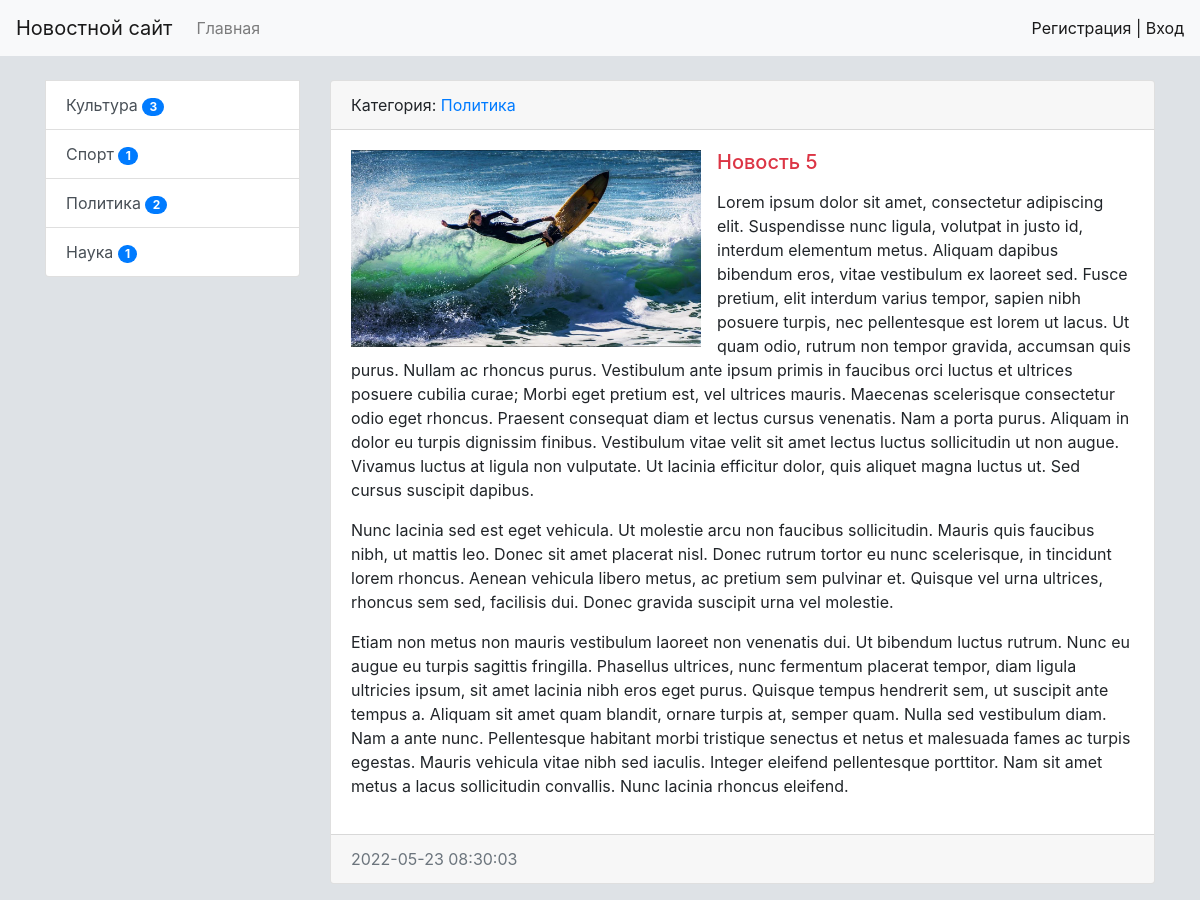
The page /news/5/ on the database as committed earlier.
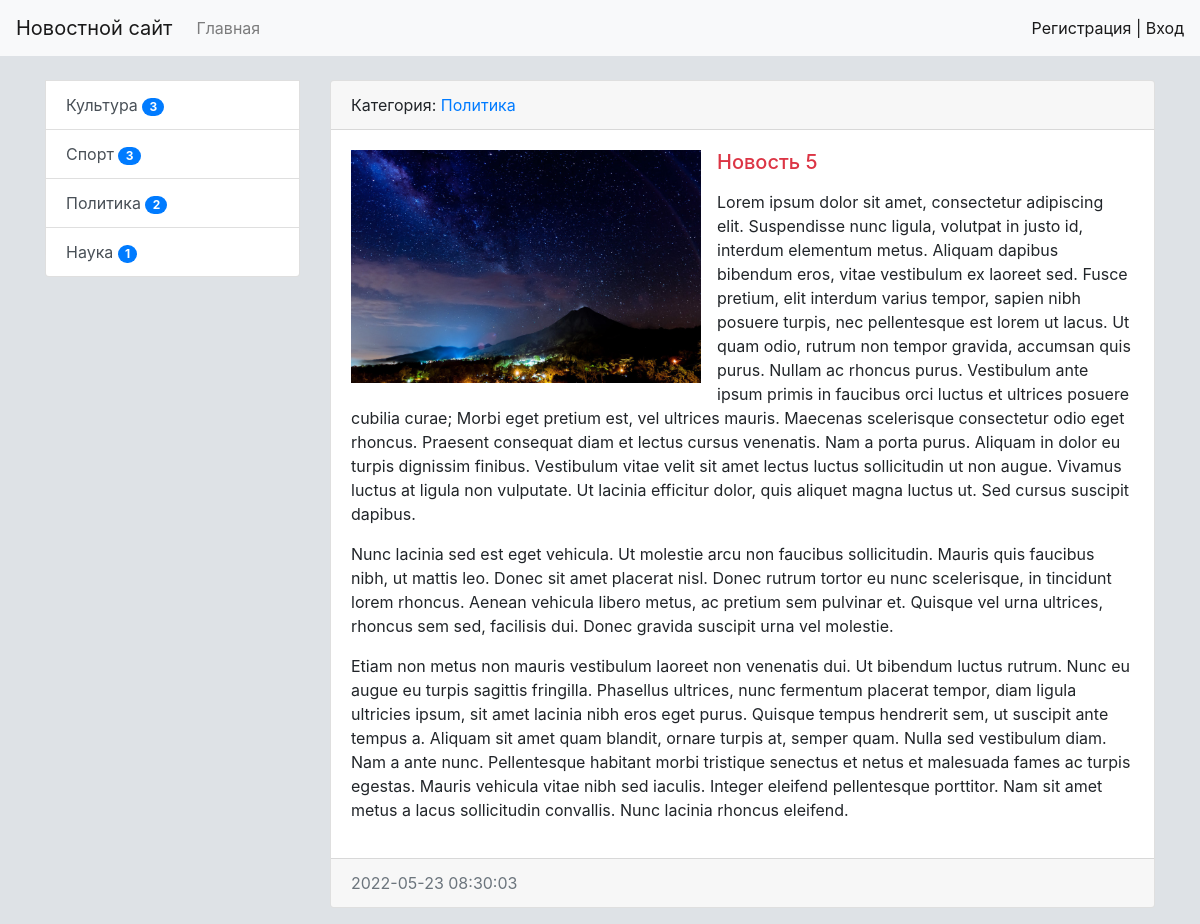
The same page on the database as committed later.
### news/models.py (models this page shows, shortened)
class Category(models.Model):
    title = models.CharField(max_length=150, db_index=True, verbose_name='Наименование категории')
    def get_absolute_url(self):
        return reverse_lazy('category', kwargs={'category_id': self.pk})
    def __str__(self):
        return self.title
    class Meta:
        verbose_name = 'Категория'
        verbose_name_plural = "Категории"
        ordering = ['title']

class News(models.Model):
    title = models.CharField(max_length=150, verbose_name='Наименование')
    content = models.TextField(blank=True, verbose_name='Контент')
    created_at = models.DateTimeField(auto_now_add=True, verbose_name='Дата создания')
    updated_at = models.DateTimeField(auto_now=True, verbose_name='Обновлено')
    photo = models.ImageField(upload_to='photos/%Y/%m/%d/', verbose_name='Фото', blank=True)
    is_published = models.BooleanField(default=True, verbose_name='Опубликовано')
    category = models.ForeignKey('Category', on_delete=models.PROTECT, verbose_name='Категория') #related_name='get_news'#) #PROTECT-защита от удаления,
    views = models.IntegerField(default=0)
    class Meta:
        verbose_name = 'Новость'
        verbose_name_plural = "Новости"
        ordering = ['-created_at']

### news/views.py (the view)
# urls.py: path('news/<int:pk>/', ViewNews.as_view(), name='view_news'),
class ViewNews(MyMixin, DeleteView):
    model = News
    context_object_name = 'news_item'

### news/templatetags/news_tags.py (called while the page is built)
@register.inclusion_tag('news/list_categories.html')
def show_categories():
    categories = Category.objects.annotate(cnt=(Count('news', filter=F('news__is_published')))).filter(cnt__gt=0)
    return {'categories': categories}

### news/templates/news/news_confirm_delete.html (shortened to what this page needs)
{% extends 'base.html' %}
{% block sidebar %}
{% include 'inc/_sidebar.html' %}
{% endblock %}
{% block content %}
<div class="card mb-3">
    <div class="card-header">
        Категория: <a href="{{ news_item.category.get_absolute_url }}">{{news_item.category}}</a>
    </div>
    <div class="card-body">
            {% if news_item.photo %}
            <img src="{{ news_item.photo.url }}" alt="" width="350" class="float-left mr-3">
            {% else %}
            <img src="https://picsum.photos/id/1060/350/233/?blur=2" alt="" class="float-left mr-3">
            {% endif %}
            <h5 class="card-title {% cycle 'text-danger' 'text-success' %}">{{ news_item.title}}</h5>
            <p class="card-text">{{ news_item.content|safe|linebreaks }}</p>
    </div>
    <div class="card-footer text-muted">
          {{ news_item.created_at|date:"Y-m-d H:i:s"}}
    </div>
</div>
{% endblock %}

### news/templates/news/list_categories.html
<div class="list-group">
    {% for item in categories %}
        <a href="{{ item.get_absolute_url }}" class="list-group-item list-group-item-action">{{ item.title }}
            <span class="badge badge-primary badge-pill">{{ item.cnt }}</span></a>
    {% endfor %}
</div>

Rows that differ between the two databases and show on the page:
computed for Category "Спорт": cnt "1" → "3"
changed News "Новость 5": photo: a different picture
